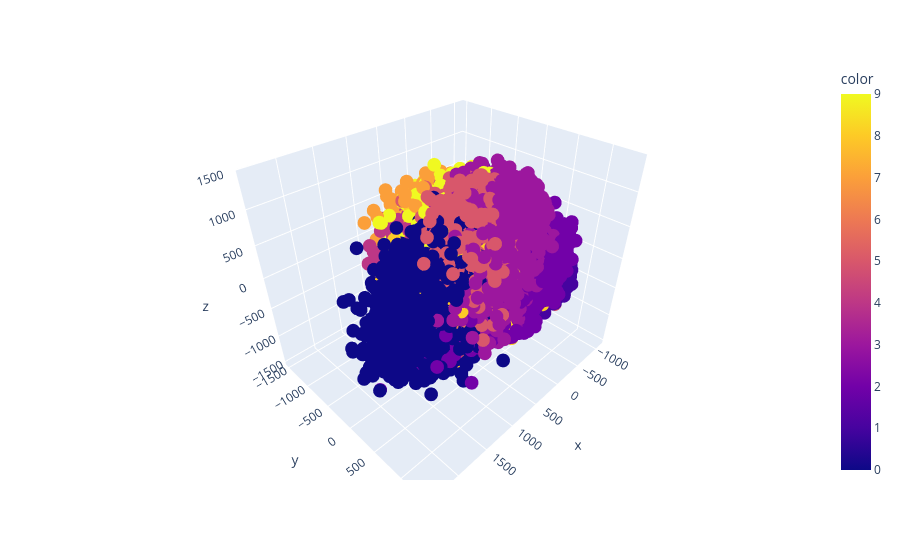

Notebook code for this chart:
### Code cell
pca=PCA(n_components=3)
X_train_trans=pca.fit_transform(X_train)
X_test_trans=pca.transform(X_test)
import plotly.express as px
px.scatter_3d(x=X_train_trans[:,0],y=X_train_trans[:,1],z=X_train_trans[:,2],color=Y_train)

### Figure 1 — Plotly figure (JSON) as saved in the notebook; plotly's stock layout.template omitted (floating-point values rounded to 4 significant figures; data arrays with more than 128 entries replaced by an {"elided": "..."} marker saying what was removed)
{"data": [{"hovertemplate": "x=%{x}<br>y=%{y}<br>z=%{z}<br>color=%{marker.color}<extra></extra>", "legendgroup": "", "marker": {"color": {"elided": "31500 int values"}, "coloraxis": "coloraxis", "symbol": "circle"}, "mode": "markers", "name": "", "scene": "scene", "showlegend": false, "type": "scatter3d", "x": {"elided": "31500 float values"}, "y": {"elided": "31500 float values"}, "z": {"elided": "31500 float values"}}], "layout": {"autosize": true, "coloraxis": {"colorbar": {"title": {"text": "color"}}, "colorscale": [[0, "#0d0887"], [0.1111, "#46039f"], [0.2222, "#7201a8"], [0.3333, "#9c179e"], [0.4444, "#bd3786"], [0.5556, "#d8576b"], [0.6667, "#ed7953"], [0.7778, "#fb9f3a"], [0.8889, "#fdca26"], [1, "#f0f921"]]}, "legend": {"tracegroupgap": 0}, "margin": {"t": 60}, "scene": {"aspectmode": "auto", "aspectratio": {"x": 1.134, "y": 0.9327, "z": 0.9455}, "camera": {"center": {"x": 0, "y": 0, "z": 0}, "eye": {"x": 1.197, "y": 1.197, "z": 1.197}, "projection": {"type": "perspective"}, "up": {"x": 0, "y": 0, "z": 1}}, "domain": {"x": [0, 1], "y": [0, 1]}, "xaxis": {"title": {"text": "x"}, "type": "linear"}, "yaxis": {"title": {"text": "y"}, "type": "linear"}, "zaxis": {"title": {"text": "z"}, "type": "linear"}}}}
